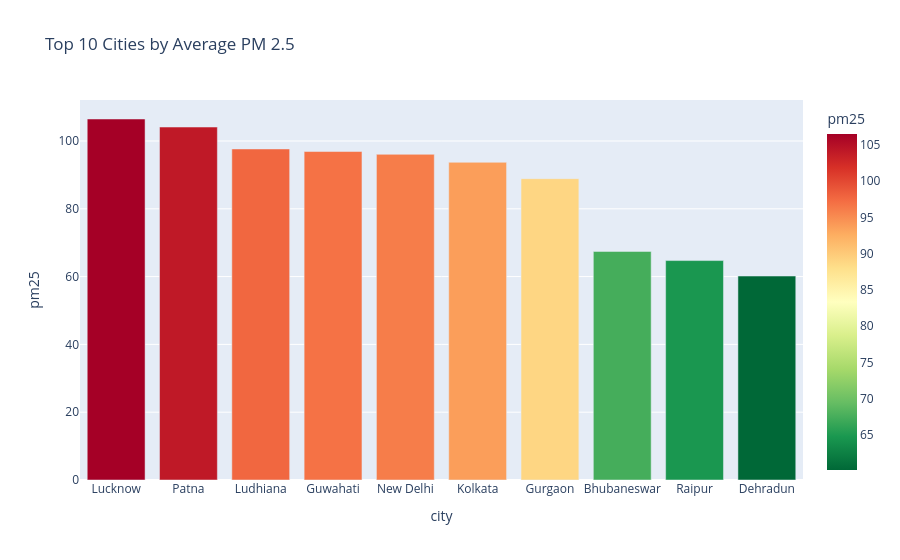

Notebook code for this chart:
### Code cell
fig = px.bar(
    top_pm25,
    x = 'city',
    y = 'pm25',
    color='pm25',
    color_continuous_scale='RdYlGn_r',
    title='Top 10 Cities by Average PM 2.5'
)
fig.show()

### Figure 1 — Plotly figure (JSON) as saved in the notebook; plotly's stock layout.template omitted (floating-point values rounded to 4 significant figures)
{"data": [{"hovertemplate": "city=%{x}<br>pm25=%{marker.color}<extra></extra>", "legendgroup": "", "marker": {"color": [106.5, 104.1, 97.65, 96.89, 96.06, 93.71, 88.89, 67.42, 64.73, 60.16], "coloraxis": "coloraxis", "pattern": {"shape": ""}}, "name": "", "orientation": "v", "showlegend": false, "textposition": "auto", "type": "bar", "x": ["Lucknow", "Patna", "Ludhiana", "Guwahati", "New Delhi", "Kolkata", "Gurgaon", "Bhubaneswar", "Raipur", "Dehradun"], "xaxis": "x", "y": [106.5, 104.1, 97.65, 96.89, 96.06, 93.71, 88.89, 67.42, 64.73, 60.16], "yaxis": "y"}], "layout": {"barmode": "relative", "coloraxis": {"colorbar": {"title": {"text": "pm25"}}, "colorscale": [[0, "rgb(0,104,55)"], [0.1, "rgb(26,152,80)"], [0.2, "rgb(102,189,99)"], [0.3, "rgb(166,217,106)"], [0.4, "rgb(217,239,139)"], [0.5, "rgb(255,255,191)"], [0.6, "rgb(254,224,139)"], [0.7, "rgb(253,174,97)"], [0.8, "rgb(244,109,67)"], [0.9, "rgb(215,48,39)"], [1, "rgb(165,0,38)"]]}, "legend": {"tracegroupgap": 0}, "title": {"text": "Top 10 Cities by Average PM 2.5"}, "xaxis": {"anchor": "y", "domain": [0, 1], "title": {"text": "city"}}, "yaxis": {"anchor": "x", "domain": [0, 1], "title": {"text": "pm25"}}}}
